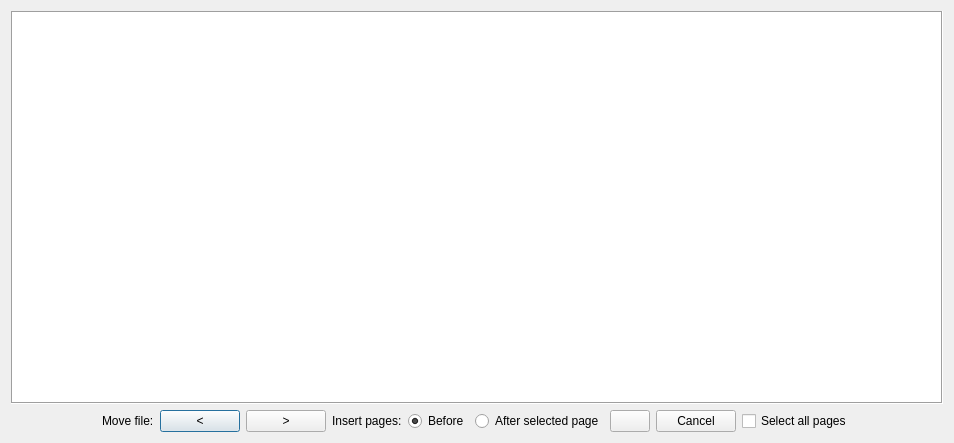
<?xml version="1.0" encoding="UTF-8"?>
<ui version="4.0">
 <class>dialogPDFPreview</class>
 <widget class="QDialog" name="dialogPDFPreview">
  <property name="windowModality">
   <enum>Qt::WindowModal</enum>
  </property>
  <property name="geometry">
   <rect>
    <x>0</x>
    <y>0</y>
    <width>954</width>
    <height>443</height>
   </rect>
  </property>
  <property name="windowTitle">
   <string/>
  </property>
  <property name="locale">
   <locale language="English" country="UnitedStates"/>
  </property>
  <property name="sizeGripEnabled">
   <bool>false</bool>
  </property>
  <property name="modal">
   <bool>true</bool>
  </property>
  <layout class="QVBoxLayout" name="verticalLayout">
   <item>
    <widget class="QListWidget" name="listWidgetPreview">
     <property name="sizePolicy">
      <sizepolicy hsizetype="Preferred" vsizetype="Expanding">
       <horstretch>0</horstretch>
       <verstretch>0</verstretch>
      </sizepolicy>
     </property>
     <property name="palette">
      <palette>
       <active>
        <colorrole role="Base">
         <brush brushstyle="SolidPattern">
          <color alpha="255">
           <red>184</red>
           <green>184</green>
           <blue>184</blue>
          </color>
         </brush>
        </colorrole>
       </active>
       <inactive>
        <colorrole role="Base">
         <brush brushstyle="SolidPattern">
          <color alpha="255">
           <red>255</red>
           <green>255</green>
           <blue>255</blue>
          </color>
         </brush>
        </colorrole>
       </inactive>
       <disabled>
        <colorrole role="Base">
         <brush brushstyle="SolidPattern">
          <color alpha="255">
           <red>240</red>
           <green>240</green>
           <blue>240</blue>
          </color>
         </brush>
        </colorrole>
       </disabled>
      </palette>
     </property>
     <property name="locale">
      <locale language="English" country="UnitedStates"/>
     </property>
     <property name="frameShape">
      <enum>QFrame::Box</enum>
     </property>
     <property name="verticalScrollBarPolicy">
      <enum>Qt::ScrollBarAlwaysOff</enum>
     </property>
     <property name="sizeAdjustPolicy">
      <enum>QAbstractScrollArea::AdjustIgnored</enum>
     </property>
     <property name="showDropIndicator" stdset="0">
      <bool>false</bool>
     </property>
     <property name="selectionMode">
      <enum>QAbstractItemView::ExtendedSelection</enum>
     </property>
     <property name="iconSize">
      <size>
       <width>384</width>
       <height>384</height>
      </size>
     </property>
     <property name="isWrapping" stdset="0">
      <bool>false</bool>
     </property>
     <property name="resizeMode">
      <enum>QListView::Fixed</enum>
     </property>
     <property name="spacing">
      <number>6</number>
     </property>
     <property name="viewMode">
      <enum>QListView::IconMode</enum>
     </property>
     <property name="itemAlignment">
      <set>Qt::AlignCenter</set>
     </property>
    </widget>
   </item>
   <item>
    <layout class="QHBoxLayout" name="horizontalLayout">
     <item>
      <spacer name="horizontalSpacer">
       <property name="orientation">
        <enum>Qt::Horizontal</enum>
       </property>
       <property name="sizeHint" stdset="0">
        <size>
         <width>40</width>
         <height>20</height>
        </size>
       </property>
      </spacer>
     </item>
     <item>
      <widget class="QLabel" name="labelMove">
       <property name="text">
        <string>Move file:</string>
       </property>
      </widget>
     </item>
     <item>
      <widget class="QPushButton" name="pushButtonMoveMinus">
       <property name="text">
        <string>&lt;</string>
       </property>
      </widget>
     </item>
     <item>
      <widget class="QPushButton" name="pushButtonMovePlus">
       <property name="text">
        <string>&gt;</string>
       </property>
      </widget>
     </item>
     <item>
      <widget class="QLabel" name="labelInsert">
       <property name="text">
        <string>Insert pages:</string>
       </property>
      </widget>
     </item>
     <item>
      <widget class="QRadioButton" name="radioButtonBefore">
       <property name="text">
        <string>Before</string>
       </property>
       <property name="checked">
        <bool>true</bool>
       </property>
      </widget>
     </item>
     <item>
      <widget class="QRadioButton" name="radioButtonAfter">
       <property name="text">
        <string>After selected page</string>
       </property>
      </widget>
     </item>
     <item>
      <widget class="QPushButton" name="pushButtonAction">
       <property name="locale">
        <locale language="English" country="UnitedStates"/>
       </property>
       <property name="text">
        <string/>
       </property>
      </widget>
     </item>
     <item>
      <widget class="QPushButton" name="pushButtonCancel">
       <property name="text">
        <string>Cancel</string>
       </property>
      </widget>
     </item>
     <item>
      <widget class="QCheckBox" name="checkBoxAllPages">
       <property name="text">
        <string>Select all pages</string>
       </property>
      </widget>
     </item>
     <item>
      <spacer name="horizontalSpacer_2">
       <property name="orientation">
        <enum>Qt::Horizontal</enum>
       </property>
       <property name="sizeHint" stdset="0">
        <size>
         <width>40</width>
         <height>20</height>
        </size>
       </property>
      </spacer>
     </item>
    </layout>
   </item>
  </layout>
 </widget>
 <resources/>
 <connections/>
</ui>
